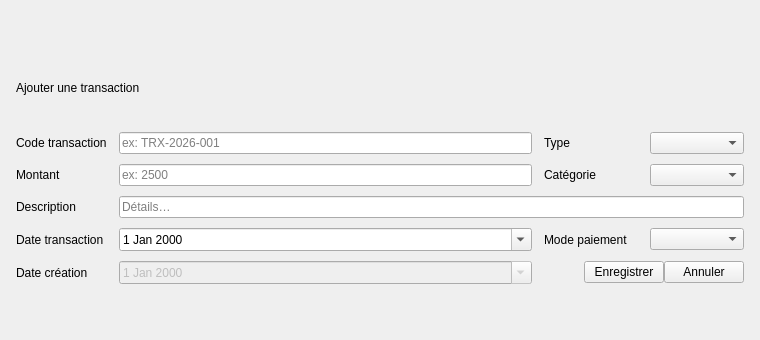
         <widget class="QWidget" name="FinancePopupPage">
          <layout class="QVBoxLayout" name="financePopupLayout">
           <property name="leftMargin">
            <number>0</number>
           </property>
           <property name="topMargin">
            <number>0</number>
           </property>
           <property name="rightMargin">
            <number>0</number>
           </property>
           <property name="bottomMargin">
            <number>0</number>
           </property>
           <item>
            <widget class="QFrame" name="OverlayFinance">
             <property name="frameShape">
              <enum>QFrame::Shape::NoFrame</enum>
             </property>
             <layout class="QVBoxLayout" name="overlayFinanceLayout">
              <property name="leftMargin">
               <number>0</number>
              </property>
              <property name="topMargin">
               <number>0</number>
              </property>
              <property name="rightMargin">
               <number>0</number>
              </property>
              <property name="bottomMargin">
               <number>0</number>
              </property>
              <item>
               <spacer name="ovTop">
                <property name="orientation">
                 <enum>Qt::Orientation::Vertical</enum>
                </property>
                <property name="sizeHint" stdset="0">
                 <size>
                  <width>20</width>
                  <height>40</height>
                 </size>
                </property>
               </spacer>
              </item>
              <item>
               <widget class="QFrame" name="PopupFinanceCard">
                <property name="minimumSize">
                 <size>
                  <width>760</width>
                  <height>260</height>
                 </size>
                </property>
                <property name="maximumSize">
                 <size>
                  <width>900</width>
                  <height>400</height>
                 </size>
                </property>
                <property name="frameShape">
                 <enum>QFrame::Shape::NoFrame</enum>
                </property>
                <layout class="QVBoxLayout" name="popupFinanceCardLayout">
                 <property name="spacing">
                  <number>12</number>
                 </property>
                 <property name="leftMargin">
                  <number>16</number>
                 </property>
                 <property name="topMargin">
                  <number>16</number>
                 </property>
                 <property name="rightMargin">
                  <number>16</number>
                 </property>
                 <property name="bottomMargin">
                  <number>16</number>
                 </property>
                 <item>
                  <widget class="QLabel" name="PopupTitleFinance">
                   <property name="text">
                    <string>Ajouter une transaction</string>
                   </property>
                  </widget>
                 </item>
                 <item>
                  <layout class="QGridLayout" name="popupFinanceGrid">
                   <property name="horizontalSpacing">
                    <number>12</number>
                   </property>
                   <property name="verticalSpacing">
                    <number>10</number>
                   </property>
                   <item row="0" column="0">
                    <widget class="QLabel" name="LblCode">
                     <property name="text">
                      <string>Code transaction</string>
                     </property>
                    </widget>
                   </item>
                   <item row="0" column="1">
                    <widget class="QLineEdit" name="FormCode">
                     <property name="placeholderText">
                      <string>ex: TRX-2026-001</string>
                     </property>
                    </widget>
                   </item>
                   <item row="0" column="2">
                    <widget class="QLabel" name="LblFType">
                     <property name="text">
                      <string>Type</string>
                     </property>
                    </widget>
                   </item>
                   <item row="0" column="3">
                    <widget class="QComboBox" name="FormType"/>
                   </item>
                   <item row="1" column="0">
                    <widget class="QLabel" name="LblAmount">
                     <property name="text">
                      <string>Montant</string>
                     </property>
                    </widget>
                   </item>
                   <item row="1" column="1">
                    <widget class="QLineEdit" name="FormAmount">
                     <property name="placeholderText">
                      <string>ex: 2500</string>
                     </property>
                    </widget>
                   </item>
                   <item row="1" column="2">
                    <widget class="QLabel" name="LblCat2">
                     <property name="text">
                      <string>Catégorie</string>
                     </property>
                    </widget>
                   </item>
                   <item row="1" column="3">
                    <widget class="QComboBox" name="FormCategory"/>
                   </item>
                   <item row="2" column="0">
                    <widget class="QLabel" name="LblDesc">
                     <property name="text">
                      <string>Description</string>
                     </property>
                    </widget>
                   </item>
                   <item row="2" column="1" colspan="3">
                    <widget class="QLineEdit" name="FormDesc">
                     <property name="placeholderText">
                      <string>Détails…</string>
                     </property>
                    </widget>
                   </item>
                   <item row="3" column="0">
                    <widget class="QLabel" name="LblDate2">
                     <property name="text">
                      <string>Date transaction</string>
                     </property>
                    </widget>
                   </item>
                   <item row="3" column="1">
                    <widget class="QDateEdit" name="FormDate">
                     <property name="calendarPopup">
                      <bool>true</bool>
                     </property>
                    </widget>
                   </item>
                   <item row="3" column="2">
                    <widget class="QLabel" name="LblPay">
                     <property name="text">
                      <string>Mode paiement</string>
                     </property>
                    </widget>
                   </item>
                   <item row="3" column="3">
                    <widget class="QComboBox" name="FormPayMode"/>
                   </item>
                   <item row="4" column="0">
                    <widget class="QLabel" name="LblCreated">
                     <property name="text">
                      <string>Date création</string>
                     </property>
                    </widget>
                   </item>
                   <item row="4" column="1">
                    <widget class="QDateEdit" name="FormCreatedAt">
                     <property name="enabled">
                      <bool>false</bool>
                     </property>
                     <property name="calendarPopup">
                      <bool>true</bool>
                     </property>
                    </widget>
                   </item>
                   <item row="4" column="2" colspan="2">
                    <layout class="QHBoxLayout" name="popupFinanceButtons">
                     <item>
                      <spacer name="pfSpacer">
                       <property name="orientation">
                        <enum>Qt::Orientation::Horizontal</enum>
                       </property>
                       <property name="sizeHint" stdset="0">
                        <size>
                         <width>40</width>
                         <height>20</height>
                        </size>
                       </property>
                      </spacer>
                     </item>
                     <item>
                      <widget class="QPushButton" name="BtnPopupSaveFinance">
                       <property name="text">
                        <string>Enregistrer</string>
                       </property>
                      </widget>
                     </item>
                     <item>
                      <widget class="QPushButton" name="BtnPopupCancelFinance">
                       <property name="text">
                        <string>Annuler</string>
                       </property>
                      </widget>
                     </item>
                    </layout>
                   </item>
                  </layout>
                 </item>
                </layout>
               </widget>
              </item>
              <item>
               <spacer name="ovBottom">
                <property name="orientation">
                 <enum>Qt::Orientation::Vertical</enum>
                </property>
                <property name="sizeHint" stdset="0">
                 <size>
                  <width>20</width>
                  <height>40</height>
                 </size>
                </property>
               </spacer>
              </item>
             </layout>
            </widget>
           </item>
          </layout>
         </widget>
